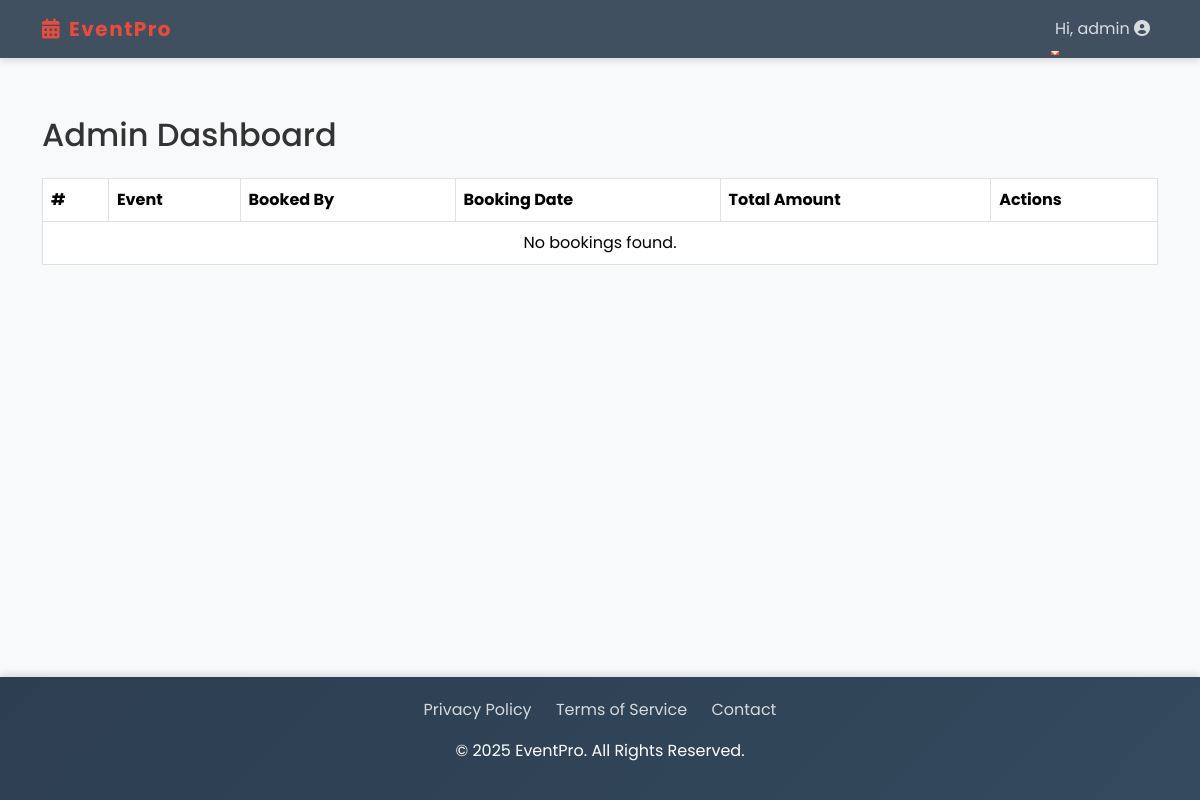
The page /user/admin-dashboard/ (signed in) on the database as committed earlier.
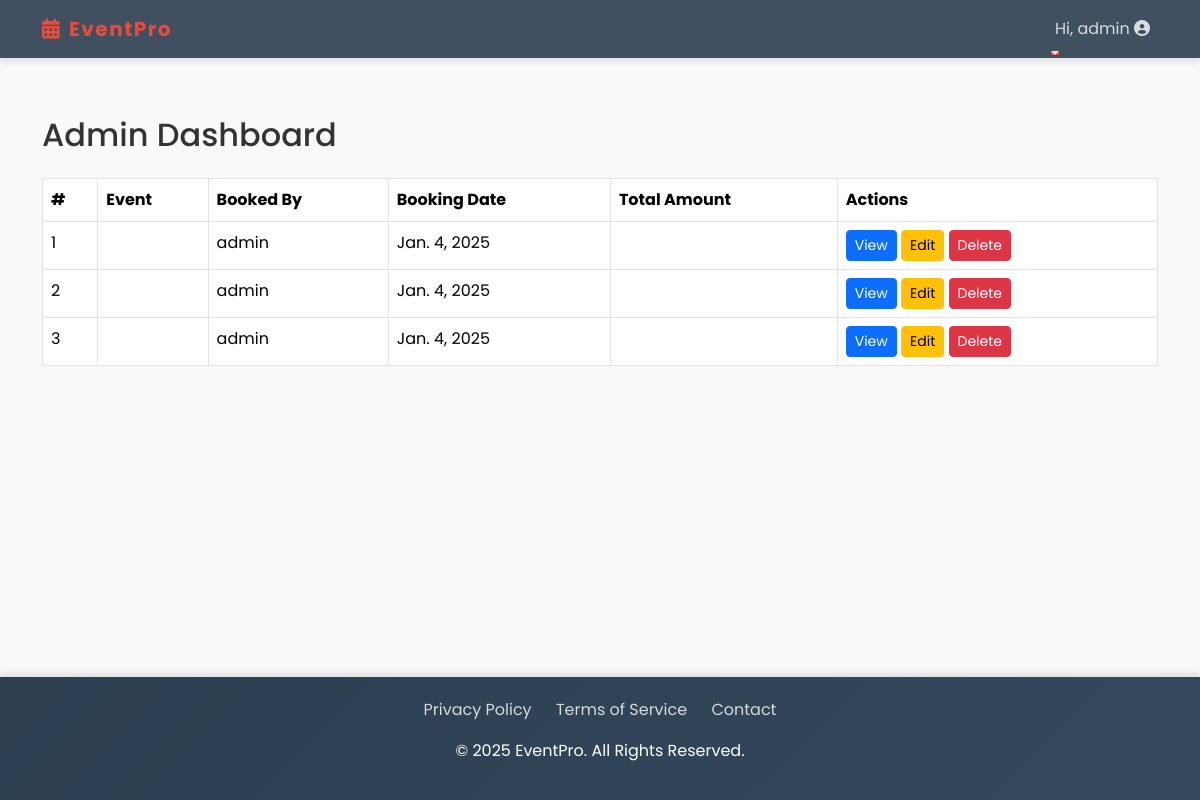
The same page on the database as committed later.
### eventapp/models.py (models this page shows, shortened)
class Booking(models.Model):
    user = models.ForeignKey(settings.AUTH_USER_MODEL, on_delete=models.CASCADE, related_name='bookings')
    event_name =  models.ForeignKey(Event, on_delete=models.CASCADE, related_name='bookings')
    event_date = models.DateField()
    venue = models.CharField(max_length=255)
    booking_date = models.DateField()
    admin_notes = models.TextField(blank=True, null=True)
    customer_request = models.TextField(blank=True, null=True)
    cus_name = models.CharField(max_length=255)
    cus_email = models.EmailField()
    cus_ph = models.CharField(max_length=10)
    description = models.TextField(blank=True, null=True)

### userapp/models.py (models this page shows, shortened)
class CustomUser(AbstractUser):
    phone_number = models.CharField(max_length=15, null=True, blank=True)
    address = models.TextField(null=True, blank=True)

### userapp/views.py (the view)
# urls.py: path('admin-dashboard/', views.admin_dashboard, name='admin_dashboard'),
@login_required
def admin_dashboard(request):
    if not request.user.is_staff:
        return redirect('userapp:booking_dashboard')
    bookings = Booking.objects.all()
    return render(request, 'admin_dashboard.html', {'bookings': bookings})

### templates/admin_dashboard.html
{% extends 'base.html' %}
{% block content %}
<div class="container mt-5">
    <h2 class="mb-4">Admin Dashboard</h2>
    <table class="table table-bordered table-hover">
        <thead>
            <tr>
                <th>#</th>
                <th>Event</th>
                <th>Booked By</th>
                <th>Booking Date</th>
                <th>Total Amount</th>
                <th>Actions</th>
            </tr>
        </thead>
        <tbody>
            {% for booking in bookings %}
                <tr>
                    <td>{{ forloop.counter }}</td>
                    <td>{{ booking.event.name }}</td>
                    <td>{{ booking.user.username }}</td>
                    <td>{{ booking.booking_date }}</td>
                    <td>{{ booking.total_amount }}</td>
                    <td>
                        <a href="{% url 'admin_booking_details' booking.id %}" class="btn btn-sm btn-primary">View</a>
                        <a href="{% url 'admin_booking_edit' booking.id %}" class="btn btn-sm btn-warning">Edit</a>
                        <a href="{% url 'admin_booking_delete' booking.id %}" class="btn btn-sm btn-danger">Delete</a>
                    </td>
                </tr>
            {% empty %}
                <tr>
                    <td colspan="6" class="text-center">No bookings found.</td>
                </tr>
            {% endfor %}
        </tbody>
    </table>
</div>
{% endblock %}

Rows that differ between the two databases and show on the page:
added Booking: user.username "admin", booking_date "Jan. 4, 2025"
added Booking: user.username "admin", booking_date "Jan. 4, 2025"
added Booking: user.username "admin", booking_date "Jan. 4, 2025"
Other text that changed with them:
text no longer shown: "No bookings found."
